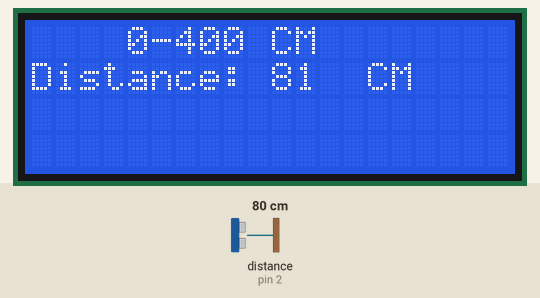
A program run on a simulated Arduino Uno, built with avr-gcc and run on an emulated ATmega328P. Parts: 20×4 character LCD. The inputs (shaded band) are chosen by the test bench; at power-on: distance to the obstacle (sensor on pin 2) 80 cm. The echo pulse lasts 58.3 µs per cm.

Above: at 3.3 s.
3.4 s: distance to the obstacle (sensor on pin 2) set to 2 cm
At 4.1 s:
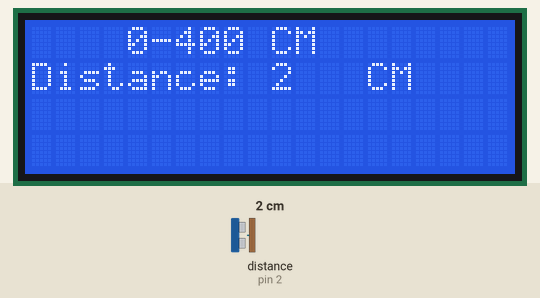
5.0 s: distance to the obstacle (sensor on pin 2) set to 4 cm
At 5.7 s:
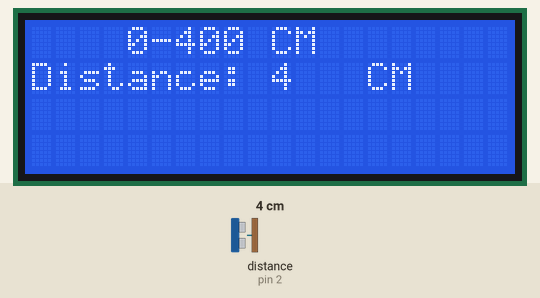
6.5 s: distance to the obstacle (sensor on pin 2) set to 9 cm
At 7.2 s:
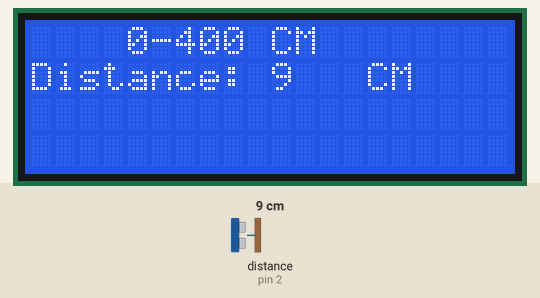
Timing chart, 0 to 9.5 s (numbered marks = the images above; inputs shaded):
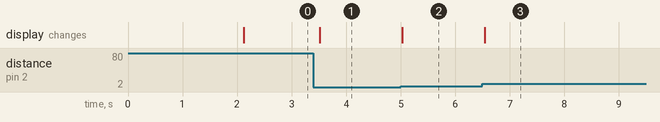

The program:

main.cpp
```cpp
#include <Arduino.h>
#include <pin_define.h>
#include <Wire.h>
#include <LiquidCrystal_I2C.h>
#include <NewPing.h>

LiquidCrystal_I2C lcd(0x27,20,4);

NewPing sonar(TRIGGER_PIN, ECHO_PIN, MAX_DISTANCE);

int distance;
int last_distance;


void setup() {
  //สั่งเริ่มทำงานจอ LCD
  lcd.init();
  lcd.backlight();

  //สั่งหน้าจอ Splash Screen
  lcd.clear();
  lcd.setCursor(4,0);
  lcd.print("Wireless");
  lcd.setCursor(2, 1);
  lcd.print("Tape Measure");
  delay(2000);

  //สั่งพิมตัวอักศรคงที่ลงจอ LCD
  lcd.clear();
  lcd.setCursor(4, 0);
  lcd.print("0-400 CM");
  lcd.setCursor(0, 1);
  lcd.print("Distance: ");
}

void loop()
{
  //อ่านค่าทุกๆ 200mS
  static unsigned long distance_fillter;
  if ((millis() - distance_fillter) > 150)
  {
    distance = sonar.ping_cm();
    distance_fillter = millis();
  }

  //ถ้าระยะทางที่อ่านไม่เท่าเดิมถึงจะupdateค่าลงจอLCD
  if (distance != last_distance){
    if (distance < MAX_DISTANCE - 20)
    {
      lcd.setCursor(10, 1);
      //ถ้าค่าตำกว่า 99 ให้ใส่ช่องว่างต่อท้ายช่องเดียว
      if (distance > 99)
      {
        lcd.print(String(distance) + " ");
      }
      //ถ้าค่าน้อยกว่าหรือเท่ากับให้ใส่ช่องว่างต่อท้าง 2 ช่อง
      else if (distance <= 99)
      {
        lcd.print(String(distance) + "  ");
      }
      //แสดงคำว่า CM ต่อท้าย
      lcd.setCursor(14, 1);
      lcd.print("CM");
    }
    //ถ้าค่าเกิน380ให้แสดงคำว่า OL (Over Range)
    else if (distance >= MAX_DISTANCE - 20){
      lcd.setCursor(10, 1);
      lcd.print("OL     ");
    }
    last_distance = distance; //กำหนดให้ค่าที่แล้วเท่ากับค่าปัจจุบัญ
  }
}
```

pin_define.h
```cpp
#define TRIGGER_PIN  3  //ขา Trig ของเซนเซอร์
#define ECHO_PIN     2  //ขา Echo ของเซนเซอร์
#define MAX_DISTANCE 400 //ระยะทางสูงสุดที่วัดได้
```

Measured:
- after the input at 3.4 s, the display: changes after 0.12 s (image 1)
- after the input at 5.0 s, the display: changes at once (image 2)
- after the input at 6.5 s, the display: changes at once (image 3)
